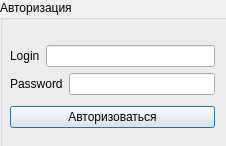
<?xml version="1.0" encoding="UTF-8"?>
<ui version="4.0">
 <class>SecondWindow</class>
 <widget class="QDialog" name="SecondWindow">
  <property name="geometry">
   <rect>
    <x>0</x>
    <y>0</y>
    <width>226</width>
    <height>146</height>
   </rect>
  </property>
  <property name="windowTitle">
   <string>Dialog</string>
  </property>
  <widget class="QGroupBox" name="groupBox">
   <property name="geometry">
    <rect>
     <x>0</x>
     <y>0</y>
     <width>241</width>
     <height>151</height>
    </rect>
   </property>
   <property name="title">
    <string>Авторизация</string>
   </property>
   <widget class="QWidget" name="layoutWidget">
    <property name="geometry">
     <rect>
      <x>10</x>
      <y>40</y>
      <width>205</width>
      <height>94</height>
     </rect>
    </property>
    <layout class="QVBoxLayout" name="verticalLayout_2">
     <item>
      <layout class="QVBoxLayout" name="verticalLayout">
       <item>
        <layout class="QHBoxLayout" name="horizontalLayout">
         <item>
          <widget class="QLabel" name="label">
           <property name="text">
            <string>Login</string>
           </property>
          </widget>
         </item>
         <item>
          <widget class="QLineEdit" name="login"/>
         </item>
        </layout>
       </item>
       <item>
        <layout class="QHBoxLayout" name="horizontalLayout_2">
         <item>
          <widget class="QLabel" name="label_2">
           <property name="text">
            <string>Password</string>
           </property>
          </widget>
         </item>
         <item>
          <widget class="QLineEdit" name="pass"/>
         </item>
        </layout>
       </item>
      </layout>
     </item>
     <item>
      <widget class="QPushButton" name="pushButton">
       <property name="text">
        <string>Авторизоваться</string>
       </property>
      </widget>
     </item>
    </layout>
   </widget>
  </widget>
 </widget>
 <resources/>
 <connections/>
</ui>
